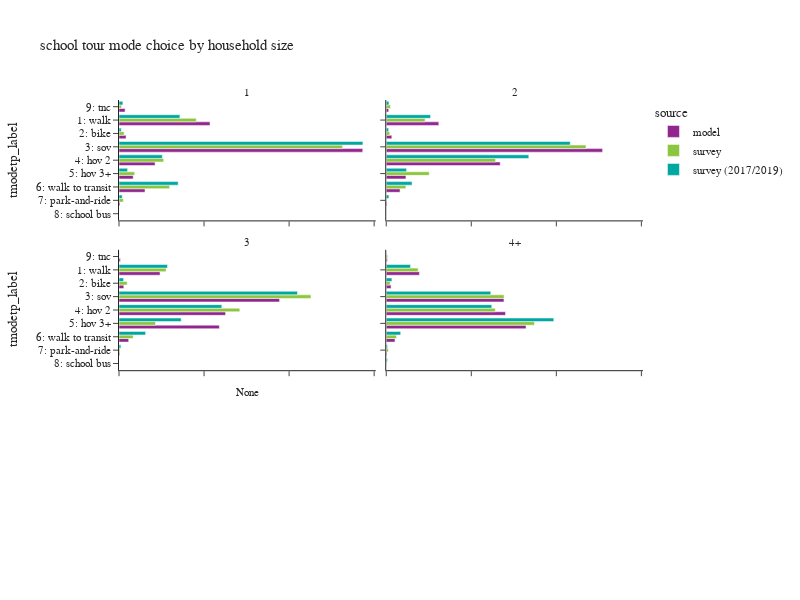

This figure's notebook cell:
### Code cell
plot_mode_choice(sc_tour,"hhsize_4+",
                 {"hhsize_4+":["1","2","3","4+"],
                  "tmodetp_label":["1: walk","2: bike","3: sov","4: hov 2","5: hov 3+","6: walk to transit",
                                   "7: park-and-ride","8: school bus","9: other–survey only"]},
                 "household size",2,600)

### Figure 1 — Plotly figure (JSON) as saved in the notebook; plotly's stock layout.template omitted (floating-point values rounded to 4 significant figures)
{"data": [{"alignmentgroup": "True", "customdata": [[27], [143232], [11102], [383584], [56791], [22349], [40928], [1640], [9577]], "hovertemplate": "source=model<br>hhsize_4+=1<br>percentage=%{x}<br>tmodetp_label=%{y}<br>sample_count=%{customdata[0]}<extra></extra>", "legendgroup": "model", "marker": {"color": "#91268F", "pattern": {"shape": ""}}, "name": "model", "offsetgroup": "model", "orientation": "h", "showlegend": true, "textposition": "auto", "type": "bar", "x": [4.034e-05, 0.214, 0.01659, 0.5732, 0.08486, 0.0334, 0.06116, 0.002451, 0.01431], "xaxis": "x5", "y": [null, "1: walk", "2: bike", "3: sov", "4: hov 2", "5: hov 3+", "6: walk to transit", "7: park-and-ride", "9: tnc"], "yaxis": "y5"}, {"alignmentgroup": "True", "customdata": [[19], [179851], [19083], [740392], [390065], [67421], [47292], [2816], [8464]], "hovertemplate": "source=model<br>hhsize_4+=2<br>percentage=%{x}<br>tmodetp_label=%{y}<br>sample_count=%{customdata[0]}<extra></extra>", "legendgroup": "model", "marker": {"color": "#91268F", "pattern": {"shape": ""}}, "name": "model", "offsetgroup": "model", "orientation": "h", "showlegend": false, "textposition": "auto", "type": "bar", "x": [1.305e-05, 0.1236, 0.01311, 0.5087, 0.268, 0.04632, 0.03249, 0.001935, 0.005816], "xaxis": "x6", "y": [null, "1: walk", "2: bike", "3: sov", "4: hov 2", "5: hov 3+", "6: walk to transit", "7: park-and-ride", "9: tnc"], "yaxis": "y6"}, {"alignmentgroup": "True", "customdata": [[14], [88856], [10379], [347539], [230624], [217269], [20958], [1755], [2993]], "hovertemplate": "source=model<br>hhsize_4+=3<br>percentage=%{x}<br>tmodetp_label=%{y}<br>sample_count=%{customdata[0]}<extra></extra>", "legendgroup": "model", "marker": {"color": "#91268F", "pattern": {"shape": ""}}, "name": "model", "offsetgroup": "model", "orientation": "h", "showlegend": false, "textposition": "auto", "type": "bar", "x": [1.521e-05, 0.09654, 0.01128, 0.3776, 0.2506, 0.2361, 0.02277, 0.001907, 0.003252], "xaxis": "x3", "y": [null, "1: walk", "2: bike", "3: sov", "4: hov 2", "5: hov 3+", "6: walk to transit", "7: park-and-ride", "9: tnc"], "yaxis": "y3"}, {"alignmentgroup": "True", "customdata": [[44], [149974], [21837], [532085], [539045], [631901], [39500], [2968], [4937]], "hovertemplate": "source=model<br>hhsize_4+=4+<br>percentage=%{x}<br>tmodetp_label=%{y}<br>sample_count=%{customdata[0]}<extra></extra>", "legendgroup": "model", "marker": {"color": "#91268F", "pattern": {"shape": ""}}, "name": "model", "offsetgroup": "model", "orientation": "h", "showlegend": false, "textposition": "auto", "type": "bar", "x": [2.289e-05, 0.07802, 0.01136, 0.2768, 0.2804, 0.3287, 0.02055, 0.001544, 0.002568], "xaxis": "x4", "y": [null, "1: walk", "2: bike", "3: sov", "4: hov 2", "5: hov 3+", "6: walk to transit", "7: park-and-ride", "9: tnc"], "yaxis": "y4"}, {"alignmentgroup": "True", "customdata": [[13], [461], [71], [740], [115], [42], [233], [14], [17]], "hovertemplate": "source=survey<br>hhsize_4+=1<br>percentage=%{x}<br>tmodetp_label=%{y}<br>sample_count=%{customdata[0]}<extra></extra>", "legendgroup": "survey", "marker": {"color": "#8CC63E", "pattern": {"shape": ""}}, "name": "survey", "offsetgroup": "survey", "orientation": "h", "showlegend": true, "textposition": "auto", "type": "bar", "x": [0.003675, 0.1817, 0.01213, 0.5258, 0.1051, 0.03677, 0.119, 0.01008, 0.005662], "xaxis": "x5", "y": [null, "1: walk", "2: bike", "3: sov", "4: hov 2", "5: hov 3+", "6: walk to transit", "7: park-and-ride", "9: tnc"], "yaxis": "y5"}, {"alignmentgroup": "True", "customdata": [[16], [472], [91], [1041], [680], [163], [170], [11], [2], [16]], "hovertemplate": "source=survey<br>hhsize_4+=2<br>percentage=%{x}<br>tmodetp_label=%{y}<br>sample_count=%{customdata[0]}<extra></extra>", "legendgroup": "survey", "marker": {"color": "#8CC63E", "pattern": {"shape": ""}}, "name": "survey", "offsetgroup": "survey", "orientation": "h", "showlegend": false, "textposition": "auto", "type": "bar", "x": [0.01516, 0.09135, 0.008198, 0.4697, 0.2571, 0.1011, 0.04617, 0.001224, 5.401e-05, 0.01], "xaxis": "x6", "y": [null, "1: walk", "2: bike", "3: sov", "4: hov 2", "5: hov 3+", "6: walk to transit", "7: park-and-ride", "8: school bus", "9: tnc"], "yaxis": "y6"}, {"alignmentgroup": "True", "customdata": [[3], [127], [36], [320], [263], [137], [38], [6], [3]], "hovertemplate": "source=survey<br>hhsize_4+=3<br>percentage=%{x}<br>tmodetp_label=%{y}<br>sample_count=%{customdata[0]}<extra></extra>", "legendgroup": "survey", "marker": {"color": "#8CC63E", "pattern": {"shape": ""}}, "name": "survey", "offsetgroup": "survey", "orientation": "h", "showlegend": false, "textposition": "auto", "type": "bar", "x": [0.01236, 0.1107, 0.01923, 0.4514, 0.2841, 0.08579, 0.03335, 0.002477, 0.0006445], "xaxis": "x3", "y": [null, "1: walk", "2: bike", "3: sov", "4: hov 2", "5: hov 3+", "6: walk to transit", "7: park-and-ride", "9: tnc"], "yaxis": "y3"}, {"alignmentgroup": "True", "customdata": [[2], [139], [25], [336], [279], [527], [32], [5], [6], [4]], "hovertemplate": "source=survey<br>hhsize_4+=4+<br>percentage=%{x}<br>tmodetp_label=%{y}<br>sample_count=%{customdata[0]}<extra></extra>", "legendgroup": "survey", "marker": {"color": "#8CC63E", "pattern": {"shape": ""}}, "name": "survey", "offsetgroup": "survey", "orientation": "h", "showlegend": false, "textposition": "auto", "type": "bar", "x": [0.0002197, 0.07494, 0.009364, 0.277, 0.2565, 0.3486, 0.0242, 0.00475, 0.001122, 0.003342], "xaxis": "x4", "y": [null, "1: walk", "2: bike", "3: sov", "4: hov 2", "5: hov 3+", "6: walk to transit", "7: park-and-ride", "8: school bus", "9: tnc"], "yaxis": "y4"}, {"alignmentgroup": "True", "customdata": [[14], [787], [77], [1204], [239], [69], [738], [23], [46]], "hovertemplate": "source=survey (2017/2019)<br>hhsize_4+=1<br>percentage=%{x}<br>tmodetp_label=%{y}<br>sample_count=%{customdata[0]}<extra></extra>", "legendgroup": "survey (2017/2019)", "marker": {"color": "#00A7A0", "pattern": {"shape": ""}}, "name": "survey (2017/2019)", "offsetgroup": "survey (2017/2019)", "orientation": "h", "showlegend": true, "textposition": "auto", "type": "bar", "x": [0.0001724, 0.1432, 0.005265, 0.5736, 0.1019, 0.02014, 0.1391, 0.007521, 0.009083], "xaxis": "x5", "y": [null, "1: walk", "2: bike", "3: sov", "4: hov 2", "5: hov 3+", "6: walk to transit", "7: park-and-ride", "9: tnc"], "yaxis": "y5"}, {"alignmentgroup": "True", "customdata": [[25], [1165], [141], [1947], [1269], [228], [960], [51], [2], [70]], "hovertemplate": "source=survey (2017/2019)<br>hhsize_4+=2<br>percentage=%{x}<br>tmodetp_label=%{y}<br>sample_count=%{customdata[0]}<extra></extra>", "legendgroup": "survey (2017/2019)", "marker": {"color": "#00A7A0", "pattern": {"shape": ""}}, "name": "survey (2017/2019)", "offsetgroup": "survey (2017/2019)", "orientation": "h", "showlegend": false, "textposition": "auto", "type": "bar", "x": [0.0007688, 0.1043, 0.005628, 0.4328, 0.3352, 0.04787, 0.06073, 0.00627, 3.63e-05, 0.006429], "xaxis": "x6", "y": [null, "1: walk", "2: bike", "3: sov", "4: hov 2", "5: hov 3+", "6: walk to transit", "7: park-and-ride", "8: school bus", "9: tnc"], "yaxis": "y6"}, {"alignmentgroup": "True", "customdata": [[3], [259], [40], [511], [463], [281], [223], [14], [2], [10]], "hovertemplate": "source=survey (2017/2019)<br>hhsize_4+=3<br>percentage=%{x}<br>tmodetp_label=%{y}<br>sample_count=%{customdata[0]}<extra></extra>", "legendgroup": "survey (2017/2019)", "marker": {"color": "#00A7A0", "pattern": {"shape": ""}}, "name": "survey (2017/2019)", "offsetgroup": "survey (2017/2019)", "orientation": "h", "showlegend": false, "textposition": "auto", "type": "bar", "x": [1.346e-05, 0.114, 0.01077, 0.4197, 0.2418, 0.1462, 0.06255, 0.004442, 8.526e-06, 0.0005452], "xaxis": "x3", "y": [null, "1: walk", "2: bike", "3: sov", "4: hov 2", "5: hov 3+", "6: walk to transit", "7: park-and-ride", "8: school bus", "9: tnc"], "yaxis": "y3"}, {"alignmentgroup": "True", "customdata": [[9], [266], [54], [435], [473], [835], [149], [17], [12], [4]], "hovertemplate": "source=survey (2017/2019)<br>hhsize_4+=4+<br>percentage=%{x}<br>tmodetp_label=%{y}<br>sample_count=%{customdata[0]}<extra></extra>", "legendgroup": "survey (2017/2019)", "marker": {"color": "#00A7A0", "pattern": {"shape": ""}}, "name": "survey (2017/2019)", "offsetgroup": "survey (2017/2019)", "orientation": "h", "showlegend": false, "textposition": "auto", "type": "bar", "x": [0.001634, 0.05699, 0.01329, 0.2459, 0.2482, 0.394, 0.03391, 0.003026, 0.002654, 0.0004536], "xaxis": "x4", "y": [null, "1: walk", "2: bike", "3: sov", "4: hov 2", "5: hov 3+", "6: walk to transit", "7: park-and-ride", "8: school bus", "9: tnc"], "yaxis": "y4"}], "layout": {"annotations": [{"font": {}, "showarrow": false, "text": "None", "x": 0.245, "xanchor": "center", "xref": "paper", "y": 0.2867, "yanchor": "bottom", "yref": "paper"}, {"font": {}, "showarrow": false, "text": "3", "x": 0.245, "xanchor": "center", "xref": "paper", "y": 0.6433, "yanchor": "bottom", "yref": "paper"}, {"font": {}, "showarrow": false, "text": "4+", "x": 0.755, "xanchor": "center", "xref": "paper", "y": 0.6433, "yanchor": "bottom", "yref": "paper"}, {"font": {}, "showarrow": false, "text": "1", "x": 0.245, "xanchor": "center", "xref": "paper", "y": 1.0, "yanchor": "bottom", "yref": "paper"}, {"font": {}, "showarrow": false, "text": "2", "x": 0.755, "xanchor": "center", "xref": "paper", "y": 1.0, "yanchor": "bottom", "yref": "paper"}], "barmode": "group", "height": 600, "legend": {"title": {"text": "source"}, "tracegroupgap": 0}, "title": {"text": "school tour mode choice by household size"}, "width": 800, "xaxis": {"anchor": "y", "domain": [0.0, 0.49], "tickformat": ".1%", "title": {"text": "percentage"}}, "xaxis2": {"anchor": "y2", "domain": [0.51, 1.0], "matches": "x", "tickformat": ".1%", "title": {"text": "percentage"}}, "xaxis3": {"anchor": "y3", "domain": [0.0, 0.49], "matches": "x", "showticklabels": false, "tickformat": ".1%"}, "xaxis4": {"anchor": "y4", "domain": [0.51, 1.0], "matches": "x", "showticklabels": false, "tickformat": ".1%"}, "xaxis5": {"anchor": "y5", "domain": [0.0, 0.49], "matches": "x", "showticklabels": false, "tickformat": ".1%"}, "xaxis6": {"anchor": "y6", "domain": [0.51, 1.0], "matches": "x", "showticklabels": false, "tickformat": ".1%"}, "yaxis": {"anchor": "x", "categoryarray": ["9: other–survey only", "8: school bus", "7: park-and-ride", "6: walk to transit", "5: hov 3+", "4: hov 2", "3: sov", "2: bike", "1: walk"], "categoryorder": "array", "domain": [0.0, 0.2867], "title": {"text": "tmodetp_label"}}, "yaxis2": {"anchor": "x2", "domain": [0.0, 0.2867], "matches": "y", "showticklabels": false}, "yaxis3": {"anchor": "x3", "categoryarray": ["9: other–survey only", "8: school bus", "7: park-and-ride", "6: walk to transit", "5: hov 3+", "4: hov 2", "3: sov", "2: bike", "1: walk"], "categoryorder": "array", "domain": [0.3567, 0.6433], "matches": "y", "title": {"text": "tmodetp_label"}}, "yaxis4": {"anchor": "x4", "domain": [0.3567, 0.6433], "matches": "y", "showticklabels": false}, "yaxis5": {"anchor": "x5", "categoryarray": ["9: other–survey only", "8: school bus", "7: park-and-ride", "6: walk to transit", "5: hov 3+", "4: hov 2", "3: sov", "2: bike", "1: walk"], "categoryorder": "array", "domain": [0.7133, 1.0], "matches": "y", "title": {"text": "tmodetp_label"}}, "yaxis6": {"anchor": "x6", "domain": [0.7133, 1.0], "matches": "y", "showticklabels": false}}}
